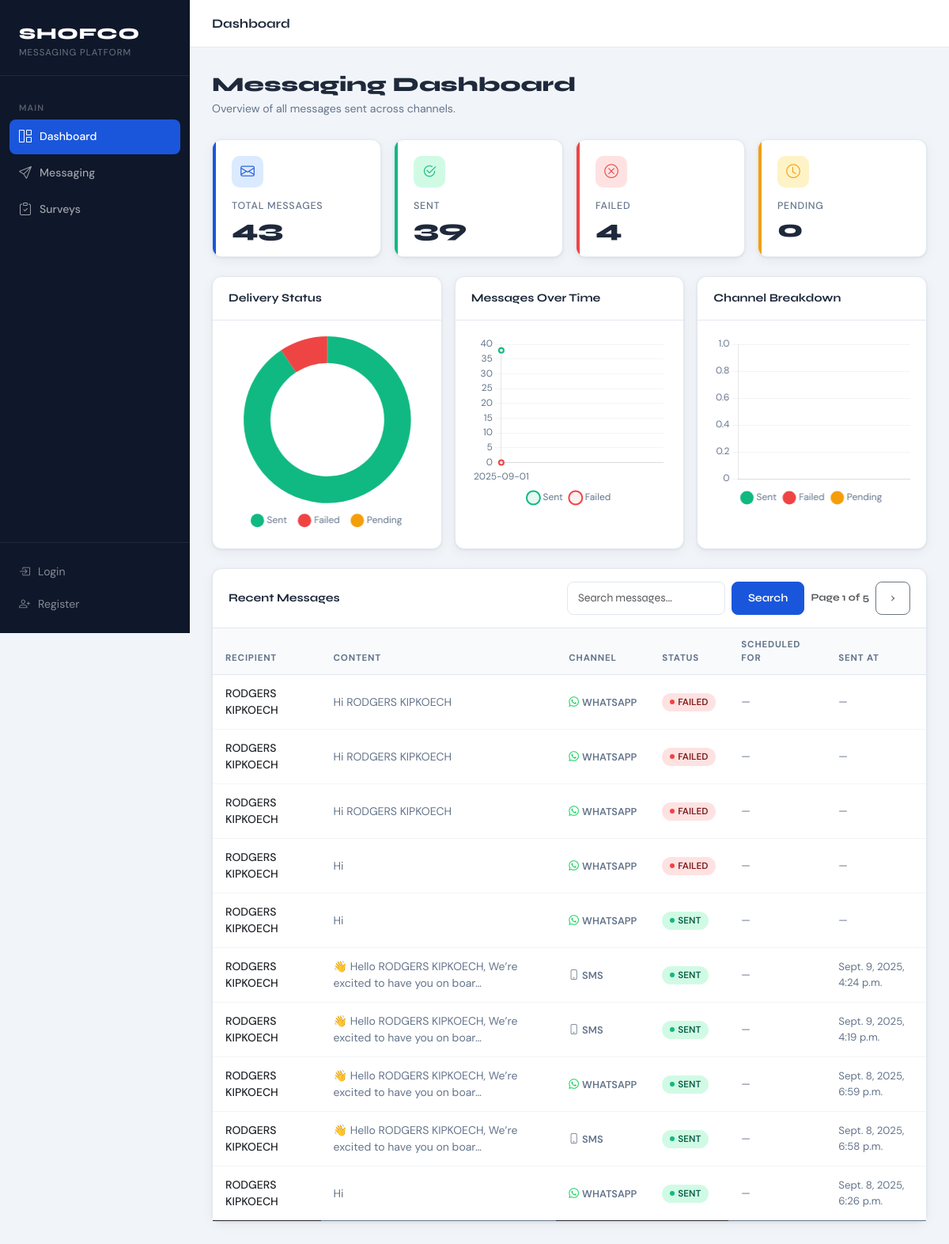
/dashboard/, run on the app's committed database.
### messaging/models.py (models this page shows, shortened)
class Message(models.Model):
    CHANNEL_CHOICES = [
        ('SMS', 'SMS'),
        ('WHATSAPP', 'WhatsApp'),
        ('EMAIL', 'Email'),
    ]
    recipient = models.ForeignKey(Beneficiary, on_delete=models.CASCADE)
    content = models.TextField()
    channel = models.CharField(max_length=10, choices=CHANNEL_CHOICES)
    status = models.CharField(max_length=20, default='PENDING')
    sent_at = models.DateTimeField(null=True, blank=True)
    scheduled_for = models.DateTimeField(null=True, blank=True)
    message_sid = models.CharField(max_length=64, null=True, blank=True)
    media = models.FileField(upload_to="message_media/", null=True, blank=True)
    media_url = models.URLField(null=True, blank=True)

### beneficiaries/models.py (models this page shows, shortened)
class Beneficiary(models.Model):
    name = models.CharField(max_length=100)
    phone_number = models.CharField(max_length=15)
    email = models.EmailField(blank=True, null=True)
    infobip_synced = models.BooleanField(default=False)

### dashboard/views.py (the view)
# urls.py: path('', dashboard_home, name='dashboard_home'),
def dashboard_home(request):
    total_messages = Message.objects.count()
    sent_messages = Message.objects.filter(status='SENT').count()
    failed_messages = Message.objects.filter(status='FAILED').count()
    pending_messages = Message.objects.filter(status='PENDING').count()
    total_beneficiaries = Beneficiary.objects.count()
    search_query = request.GET.get("q", "")
    messages_list = Message.objects.annotate(
        order_time=Coalesce('sent_at', 'scheduled_for', Value(now()))
    ).order_by('-order_time')
    if search_query:
        messages_list = messages_list.filter(content__icontains=search_query)
    paginator = Paginator(messages_list, 10)
    page_number = request.GET.get('page')
    page_obj = paginator.get_page(page_number)
    group_by = request.GET.get("group_by", "month")
    if group_by == "day":
        trunc_func = TruncDay("sent_at")
    elif group_by == "week":
        trunc_func = TruncWeek("sent_at")
    else:
        trunc_func = TruncMonth("sent_at")
    analytics = (
        Message.objects.filter(sent_at__isnull=False)
        .annotate(period=trunc_func)
        .values("period", "status")
        .annotate(count=Count("id"))
        .order_by("period")
    )
    chart_labels_raw = sorted(list(set([
        a["period"].strftime("%Y-%m-%d") for a in analytics
    ])))
    sent_data = []
    failed_data = []
    for label in chart_labels_raw:
        sent_data.append(next(
            (a["count"] for a in analytics
             if a["period"].strftime("%Y-%m-%d") == label and a["status"] == "SENT"), 0
        ))
        failed_data.append(next(
            (a["count"] for a in analytics
             if a["period"].strftime("%Y-%m-%d") == label and a["status"] == "FAILED"), 0
        ))
    context = {
        'total_messages': total_messages,
        'sent_messages': sent_messages,
        'failed_messages': failed_messages,
        'pending_messages': pending_messages,
        'total_beneficiaries': total_beneficiaries,
        'messages': page_obj,
        'search_query': search_query,
        'group_by': group_by,
        'chart_labels': json.dumps(chart_labels_raw),
        'sent_data': json.dumps(sent_data),
        'failed_data': json.dumps(failed_data),
    }
    return render(request, 'home.html', context)

### templates/home.html (shortened to what this page needs)
{% extends "base.html" %}
{% block topbar_title %}Dashboard{% endblock %}
{% block content %}
<div class="page-header">
  <h1>Messaging Dashboard</h1>
  <p>Overview of all messages sent across channels.</p>
</div>
<div class="row g-3 mb-4">
  <div class="col-sm-6 col-xl-3">
    <div class="stat-card primary">
      <div class="stat-icon"><i class="bi bi-envelope"></i></div>
      <div class="stat-label">Total Messages</div>
      <div class="stat-value">{{ total_messages|default:0 }}</div>
    </div>
  </div>
  <div class="col-sm-6 col-xl-3">
    <div class="stat-card success">
      <div class="stat-icon"><i class="bi bi-check2-circle"></i></div>
      <div class="stat-label">Sent</div>
      <div class="stat-value">{{ sent_messages|default:0 }}</div>
    </div>
  </div>
  <div class="col-sm-6 col-xl-3">
    <div class="stat-card danger">
      <div class="stat-icon"><i class="bi bi-x-circle"></i></div>
      <div class="stat-label">Failed</div>
      <div class="stat-value">{{ failed_messages|default:0 }}</div>
    </div>
  </div>
  <div class="col-sm-6 col-xl-3">
    <div class="stat-card warning">
      <div class="stat-icon"><i class="bi bi-clock"></i></div>
      <div class="stat-label">Pending</div>
      <div class="stat-value">{{ pending_messages|default:0 }}</div>
    </div>
  </div>
</div>
<div class="row g-3 mb-4">
  <div class="col-md-4">
    <div class="card h-100">
      <div class="card-header">Delivery Status</div>
      <div class="card-body d-flex align-items-center justify-content-center" style="min-height:220px;">
        <canvas id="statusDonut"></canvas>
      </div>
    </div>
  </div>
  <div class="col-md-4">
    <div class="card h-100">
      <div class="card-header">Messages Over Time</div>
      <div class="card-body" style="min-height:220px;">
        <canvas id="trendChart" style="max-height:220px;"></canvas>
      </div>
    </div>
  </div>
  <div class="col-md-4">
    <div class="card h-100">
      <div class="card-header">Channel Breakdown</div>
      <div class="card-body" style="min-height:220px;">
        <canvas id="channelBar" style="max-height:220px;"></canvas>
      </div>
    </div>
  </div>
</div>
<div class="card">
  <div class="card-header d-flex align-items-center justify-content-between flex-wrap gap-2">
    <span>Recent Messages</span>
    <div class="d-flex align-items-center gap-2">
      <form method="get" class="d-flex" style="gap:8px;">
        <input type="text" name="q" value="{{ search_query }}" placeholder="Search messages…"
               class="form-control form-control-sm" style="width:200px;">
        <button type="submit" class="btn btn-primary btn-sm">Search</button>
      </form>
      <span class="text-muted" style="font-size:.8rem;white-space:nowrap;">
        Page {{ messages.number }} of {{ messages.paginator.num_pages }}
      </span>
      {% if messages.has_next %}
        <a class="btn btn-sm btn-outline-secondary" href="?page={{ messages.next_page_number }}&q={{ search_query }}">›</a>
      {% endif %}
    </div>
  </div>
  <div class="table-responsive">
    <table class="table mb-0">
      <thead>
        <tr>
          <th>Recipient</th>
          <th>Content</th>
          <th>Channel</th>
          <th>Status</th>
          <th>Scheduled For</th>
          <th>Sent At</th>
        </tr>
      </thead>
      <tbody>
        {% for message in messages %}
          <tr>
            <td style="font-weight:500;">{{ message.recipient.name|default:message.recipient.phone_number }}</td>
            <td style="color:var(--text-muted);">{{ message.content|truncatechars:60 }}</td>
            <td>
              <span style="display:inline-flex;align-items:center;gap:4px;font-size:.8rem;font-weight:600;color:var(--text-muted);">
                {% if message.channel == "SMS" %}<i class="bi bi-phone"></i>
                {% elif message.channel == "WHATSAPP" %}<i class="bi bi-whatsapp" style="color:#25d366;"></i>
                {% elif message.channel == "EMAIL" %}<i class="bi bi-envelope"></i>
                {% endif %}
                {{ message.channel }}
              </span>
            </td>
            <td>
              {% if message.status == "PENDING" %}
                <span class="badge-status pending">PENDING</span>
              {% elif message.status == "SENT" %}
                <span class="badge-status sent">SENT</span>
              {% else %}
                <span class="badge-status failed">FAILED</span>
              {% endif %}
            </td>
            <td style="color:var(--text-muted);font-size:.83rem;">{{ message.scheduled_for|default:"—" }}</td>
            <td style="color:var(--text-muted);font-size:.83rem;">{{ message.sent_at|default:"—" }}</td>
          </tr>
        {% endfor %}
      </tbody>
    </table>
  </div>
</div>
<script>
  Chart.defaults.font.family = "'DM Sans', sans-serif";
  Chart.defaults.color = '#64748b';
  const labels       = {{ chart_labels|safe|default:"[]" }};
  const sentData     = {{ sent_data|safe|default:"[]" }};
  const failedData   = {{ failed_data|safe|default:"[]" }};
  const channelLabels  = {{ channel_labels|safe|default:"[]" }};
  const channelSent    = {{ channel_sent|safe|default:"[]" }};
  const channelFailed  = {{ channel_failed|safe|default:"[]" }};
  const channelPending = {{ channel_pending|safe|default:"[]" }};
  new Chart(document.getElementById('statusDonut'), {
    type: 'doughnut',
    data: {
      labels: ['Sent', 'Failed', 'Pending'],
      datasets: [{ data: [{{ sent_messages|default:0 }}, {{ failed_messages|default:0 }}, {{ pending_messages|default:0 }}],
        backgroundColor: ['#10b981','#ef4444','#f59e0b'],
        borderWidth: 0, hoverOffset: 4
      }]
    },
    options: { responsive: true, cutout: '68%', plugins: { legend: { position: 'bottom', labels: { padding: 16, usePointStyle: true } } } }
  });
  new Chart(document.getElementById('trendChart'), {
    type: 'line',
    data: {
      labels: labels,
      datasets: [
        { label: 'Sent', data: sentData, fill: true,
          backgroundColor: 'rgba(16,185,129,.1)', borderColor: '#10b981', borderWidth: 2, tension: 0.4, pointRadius: 3 },
        { label: 'Failed', data: failedData, fill: true,
          backgroundColor: 'rgba(239,68,68,.08)', borderColor: '#ef4444', borderWidth: 2, tension: 0.4, pointRadius: 3 }
      ]
    },
    options: { responsive: true, maintainAspectRatio: false,
      plugins: { legend: { position: 'bottom', labels: { usePointStyle: true } } },
      scales: { y: { beginAtZero: true, grid: { color: '#f1f5f9' } }, x: { grid: { display: false } } }
    }
  });
  new Chart(document.getElementById('channelBar'), {
    type: 'bar',
    data: {
      labels: channelLabels,
      datasets: [
        { label: 'Sent',    data: channelSent,    backgroundColor: '#10b981' },
        { label: 'Failed',  data: channelFailed,  backgroundColor: '#ef4444' },
        { label: 'Pending', data: channelPending, backgroundColor: '#f59e0b' }
      ]
    },
    options: {
      responsive: true, maintainAspectRatio: false,
      plugins: { legend: { position: 'bottom', labels: { usePointStyle: true } } },
      scales: { x: { stacked: true, grid: { display: false } }, y: { stacked: true, beginAtZero: true, grid: { color: '#f1f5f9' } } }
    }
  });
</script>
{% endblock %}

### templates/base.html (shortened to what this page needs)
{% load static %}
{% load crispy_forms_tags %}
<!DOCTYPE html>
<html lang="en">
<head>
  <link rel="stylesheet" href="https://cdn.jsdelivr.net/npm/bootstrap@5.3.0/dist/css/bootstrap.min.css" />
  <link rel="stylesheet" href="https://cdn.jsdelivr.net/npm/bootstrap-icons@1.11.0/font/bootstrap-icons.css">
</head>
<body>
  <aside id="sidebar">
    <div class="sidebar-logo">
      <div class="brand-name">SHOFCO</div>
      <div class="brand-sub">Messaging Platform</div>
    </div>
    <nav class="sidebar-nav">
      <div class="nav-section">Main</div>
      <a href="/dashboard/" class="{% if request.path == '/dashboard/' %}active{% endif %}">
        <i class="bi bi-grid-1x2"></i> Dashboard
      </a>
      <a href="{% url 'messaging:messages_home' %}"
         class="{% if request.resolver_match.namespace == 'messaging' and request.resolver_match.url_name == 'messages_home' %}active{% endif %}">
        <i class="bi bi-send"></i> Messaging
      </a>
      <a href="{% url 'surveys:survey_home' %}"
         class="{% if request.resolver_match.namespace == 'surveys' and request.resolver_match.url_name == 'survey_home' %}active{% endif %}">
        <i class="bi bi-clipboard-check"></i> Surveys
      </a>
    </nav>
    <div class="sidebar-footer">
      {% if user.is_authenticated %}
        <a href="{% url 'messaging:logout' %}">
          <i class="bi bi-box-arrow-left"></i> Logout
        </a>
      {% else %}
        <a href="{% url 'messaging:login' %}">
          <i class="bi bi-box-arrow-in-right"></i> Login
        </a>
        <a href="{% url 'messaging:register' %}">
          <i class="bi bi-person-plus"></i> Register
        </a>
      {% endif %}
    </div>
  </aside>
  <header id="topbar">
    <div style="display:flex;align-items:center;gap:12px;">
      <span class="topbar-title">{% block topbar_title %}SHOFCO{% endblock %}</span>
    </div>
  </header>
  <main id="main">
    <div class="page-body">
      {% block content %}{% endblock %}
    </div>
  </main>
</body>
</html>

### data on the page
Message: recipient.name "RODGERS KIPKOECH", content "Hi RODGERS KIPKOECH", channel "WHATSAPP", status "FAILED", scheduled_for "—", sent_at "—"
Message: recipient.name "RODGERS KIPKOECH", content "Hi RODGERS KIPKOECH", channel "WHATSAPP", status "FAILED", scheduled_for "—", sent_at "—"
Message: recipient.name "RODGERS KIPKOECH", content "Hi RODGERS KIPKOECH", channel "WHATSAPP", status "FAILED", scheduled_for "—", sent_at "—"
Message: recipient.name "RODGERS KIPKOECH", content "Hi", channel "WHATSAPP", status "FAILED", scheduled_for "—", sent_at "—"
Message: recipient.name "RODGERS KIPKOECH", content "Hi", channel "WHATSAPP", status "SENT", scheduled_for "—", sent_at "—"
Message: recipient.name "RODGERS KIPKOECH", content "👋 Hello RODGERS KIPKOECH, We’re excited to have you on boar…", channel "SMS", status "SENT", scheduled_for "—", sent_at "Sept. 9, 2025, 4:24 p.m."
Message: recipient.name "RODGERS KIPKOECH", content "👋 Hello RODGERS KIPKOECH, We’re excited to have you on boar…", channel "SMS", status "SENT", scheduled_for "—", sent_at "Sept. 9, 2025, 4:19 p.m."
Message: recipient.name "RODGERS KIPKOECH", content "👋 Hello RODGERS KIPKOECH, We’re excited to have you on boar…", channel "WHATSAPP", status "SENT", scheduled_for "—", sent_at "Sept. 8, 2025, 6:59 p.m."
Message: recipient.name "RODGERS KIPKOECH", content "👋 Hello RODGERS KIPKOECH, We’re excited to have you on boar…", channel "SMS", status "SENT", scheduled_for "—", sent_at "Sept. 8, 2025, 6:58 p.m."
Message: recipient.name "RODGERS KIPKOECH", content "Hi", channel "WHATSAPP", status "SENT", scheduled_for "—", sent_at "Sept. 8, 2025, 6:26 p.m."

### other printed values
{{ total_messages|default:0 }} "43"
{{ sent_messages|default:0 }} "39"
{{ failed_messages|default:0 }} "4"
{{ pending_messages|default:0 }} "0"
{{ messages.number }} "1"
{{ messages.paginator.num_pages }} "5"
chart data {{ chart_labels|safe|default:"[]" }} ["2025-09-01"]
chart data {{ sent_data|safe|default:"[]" }} [38]
chart data {{ failed_data|safe|default:"[]" }} [0]
